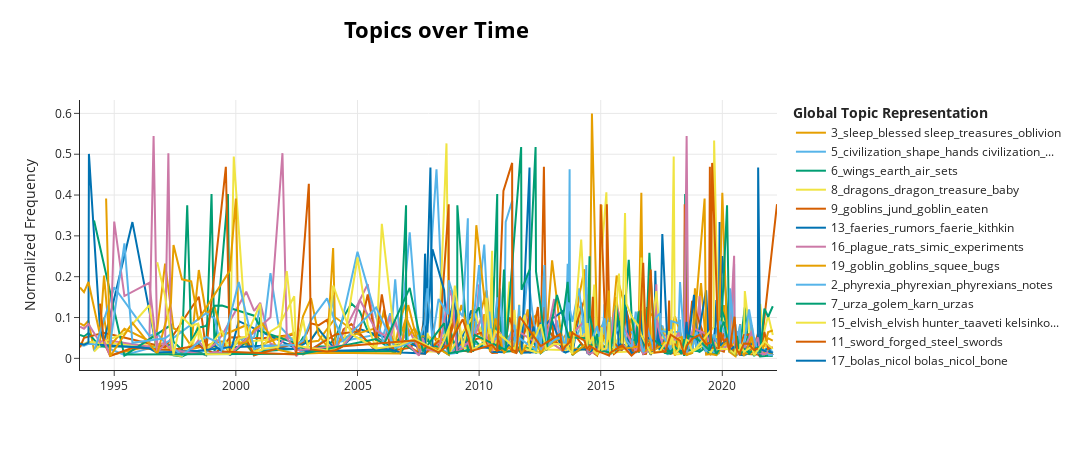

The code cell stored with this chart in its notebook:
### Code cell
# what if we normalize frequency 
topic_model.visualize_topics_over_time(topics_over_time, topics = [1,2,3,4,5,6,7,8,9,10,11,12,13,14,15,16,17,18,19],
normalize_frequency=True)
